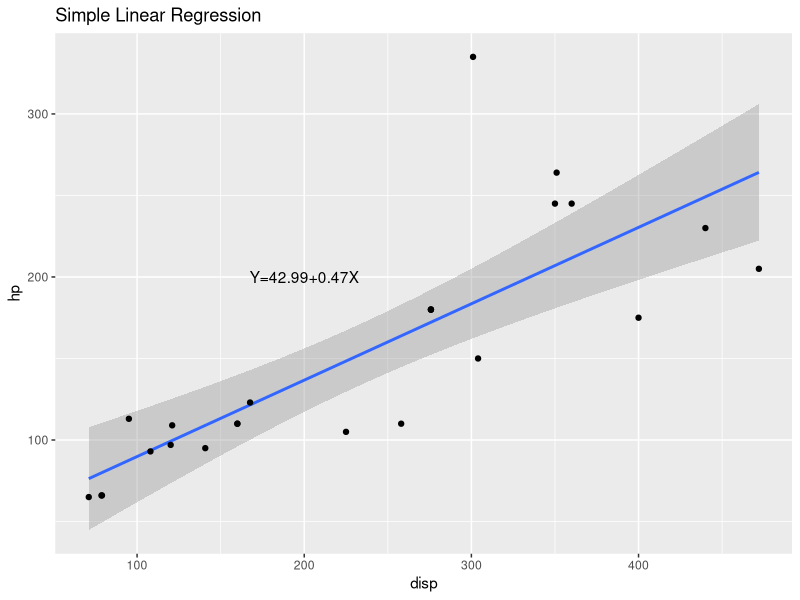
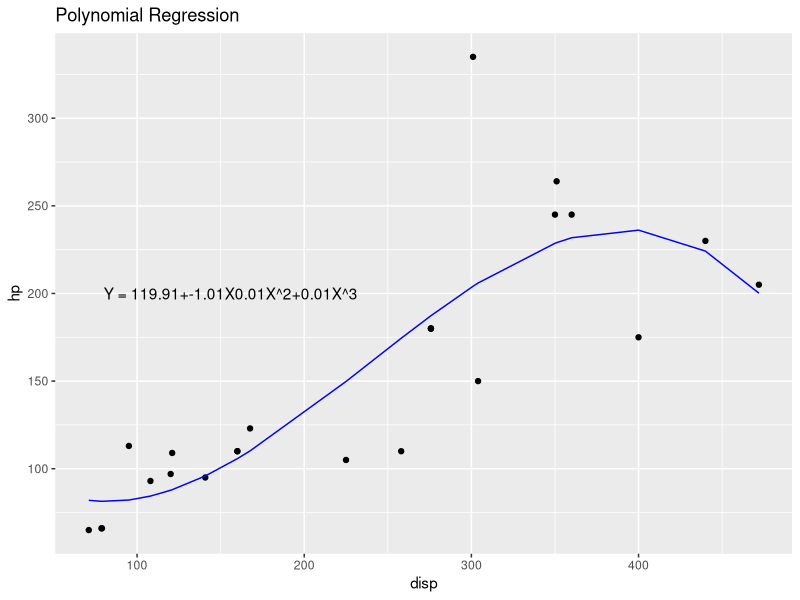

Write R code to recreate these figures, in order.
## ---- chunk 1
library(caTools)
set.seed(123)
## ---- chunk 2
split <- sample.split(mtcars, SplitRatio = 0.8)
train.df <- subset(mtcars, split == T)
predict.df <- subset(mtcars, split == F)
## ---- chunk 3
reg <- lm(formula = hp ~ disp, data = train.df)
reg
## ---- chunk 4
summary(reg)
## ---- chunk 5
anova(reg)
## ---- chunk 6
library(ggplot2)
ggplot(train.df, aes(x = disp, y = hp)) +
  geom_smooth(method = 'lm') +
  geom_point() +
  annotate("text", x = 200, y = 200,
           label = paste0("Y=",round(reg$coefficients[1],2),
                          "+", round(reg$coefficients[2],2),"X")) +
  ggtitle(label = "Simple Linear Regression")

## ---- chunk 7
reg.mult <- lm(hp ~ cyl + disp + wt + vs + am, data = train.df)
reg.mult
## ---- chunk 8
summary(reg.mult)
## ---- chunk 9
anova(reg.mult)
## ---- chunk 10
reg.all <- lm(hp ~ ., data = train.df)
summary(reg.all)
## ---- chunk 11
anova(reg.all)
## ---- chunk 12
mtcars2 <- mtcars
mtcars2$disp2 <- mtcars2$disp^2  # disp平方
mtcars2$disp3 <- mtcars2$disp^3  # disp立方
mtcars2
## ---- chunk 13
train.df2 <- subset(mtcars2, split == T)
predict.df2 <- subset(mtcars2, split == F)
## ---- chunk 14
reg.pn <- lm(hp ~ disp + disp2 + disp3, data = train.df2)
reg.pn
## ---- chunk 15
summary(reg.pn)
## ---- chunk 16
anova(reg.pn)
## ---- chunk 17
ggplot(train.df2, aes(x = disp, y = hp)) +
  geom_point() +
  geom_line(aes(y = predict(reg.pn, newdata = train.df2)), colour = "blue") +
  annotate("text", x = 156, y = 200,
           label = paste0("Y = ", round(reg.pn$coefficients[1],2), "+",round(reg.pn$coefficients[2],2), "X", round(reg.pn$coefficients[3],2), "X^2",
             "+", round(reg.pn$coefficients[3],2),"X^3")) +
  ggtitle(label = "Polynomial Regression")

## ---- chunk 18
predict.df2$predict = predict(reg.pn, newdata = predict.df2)
predict.df2
## ---- chunk 19
# 原始資料
summary(mtcars)

# 標準化
mtcars.scale <- scale(mtcars)
summary(mtcars.scale)
## ---- chunk 20
reg.scale <- lm(hp ~ ., data = as.data.frame(mtcars.scale))
reg.scale
## ---- chunk 21
summary(reg.scale)
## ---- chunk 22
anova(reg.scale)
## ---- chunk 23
reg.all$coefficients
reg.scale$coefficients
## ---- chunk 24
greg.s <- glm(vs ~ ., data = train.df2, family = 'binomial')
greg.s
## ---- chunk 25
summary(greg.s)
## ---- chunk 26
reg.iris <- lm(Petal.Length ~ ., data = iris)
summary(reg.iris)
## ---- chunk 27
iris2 <- subset(iris, Species != "virginica")
iris2$Species.type <- ifelse(iris2$Species == "setosa", 0, 1)
## ---- chunk 28
set.seed(123)
split2 <- sample.split(iris2, SplitRatio = 0.8)
train.ir2 <- subset(iris2, split2 == T)
predict.ir2 <- subset(iris2, split2 == F)
## ---- chunk 29
greg.ir2 <- glm(Species.type ~ ., data = train.ir2, family = "quasibinomial")
summary(greg.ir2)
## ---- chunk 30
predict.ir2$Predict.Species.type <- predict(greg.ir2, newdata = predict.ir2)
predict.ir2$Predict.Species <- ifelse(predict.ir2$Predict.Species.type < 0, "setosa", "versicolor")

mean(predict.ir2$Species == predict.ir2$Predict.Species)
